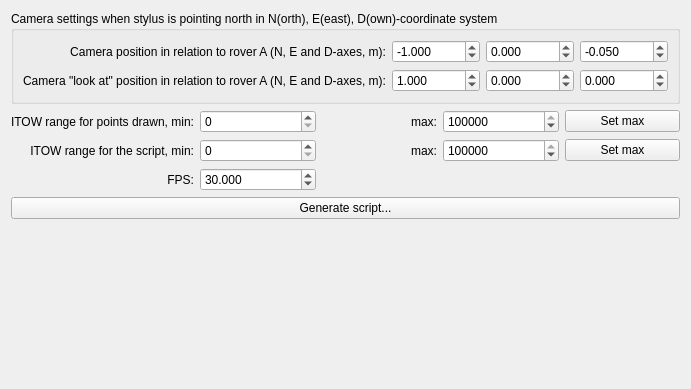
             <widget class="QWidget" name="tab_Stylus_MovieScript">
              <property name="autoFillBackground">
               <bool>true</bool>
              </property>
              <attribute name="title">
               <string>Movie script generator</string>
              </attribute>
              <layout class="QVBoxLayout" name="verticalLayout_27">
               <item>
                <widget class="QGroupBox" name="groupBox_Stylus_Camera">
                 <property name="title">
                  <string>Camera settings when stylus is pointing north in N(orth), E(east), D(own)-coordinate system</string>
                 </property>
                 <layout class="QGridLayout" name="gridLayout_6">
                  <item row="0" column="0">
                   <widget class="QLabel" name="label_Stylus_Movie_CameraPosition">
                    <property name="text">
                     <string>Camera position in relation to rover A (N, E and D-axes, m):</string>
                    </property>
                    <property name="alignment">
                     <set>Qt::AlignRight|Qt::AlignTrailing|Qt::AlignVCenter</set>
                    </property>
                   </widget>
                  </item>
                  <item row="0" column="1">
                   <widget class="QDoubleSpinBox" name="doubleSpinBox_Stylus_Movie_Camera_N">
                    <property name="maximumSize">
                     <size>
                      <width>16777215</width>
                      <height>150</height>
                     </size>
                    </property>
                    <property name="decimals">
                     <number>3</number>
                    </property>
                    <property name="minimum">
                     <double>-10000.000000000000000</double>
                    </property>
                    <property name="maximum">
                     <double>10000.000000000000000</double>
                    </property>
                    <property name="singleStep">
                     <double>0.010000000000000</double>
                    </property>
                    <property name="value">
                     <double>-1.000000000000000</double>
                    </property>
                   </widget>
                  </item>
                  <item row="0" column="2">
                   <widget class="QDoubleSpinBox" name="doubleSpinBox_Stylus_Movie_Camera_E">
                    <property name="maximumSize">
                     <size>
                      <width>16777215</width>
                      <height>150</height>
                     </size>
                    </property>
                    <property name="decimals">
                     <number>3</number>
                    </property>
                    <property name="minimum">
                     <double>-10000.000000000000000</double>
                    </property>
                    <property name="maximum">
                     <double>10000.000000000000000</double>
                    </property>
                    <property name="singleStep">
                     <double>0.010000000000000</double>
                    </property>
                    <property name="value">
                     <double>0.000000000000000</double>
                    </property>
                   </widget>
                  </item>
                  <item row="0" column="3">
                   <widget class="QDoubleSpinBox" name="doubleSpinBox_Stylus_Movie_Camera_D">
                    <property name="maximumSize">
                     <size>
                      <width>16777215</width>
                      <height>150</height>
                     </size>
                    </property>
                    <property name="decimals">
                     <number>3</number>
                    </property>
                    <property name="minimum">
                     <double>-10000.000000000000000</double>
                    </property>
                    <property name="maximum">
                     <double>10000.000000000000000</double>
                    </property>
                    <property name="singleStep">
                     <double>0.010000000000000</double>
                    </property>
                    <property name="value">
                     <double>-0.050000000000000</double>
                    </property>
                   </widget>
                  </item>
                  <item row="1" column="0">
                   <widget class="QLabel" name="label_Stylus_Movie_LookAtPosition">
                    <property name="text">
                     <string>Camera &quot;look at&quot; position in relation to rover A (N, E and D-axes, m):</string>
                    </property>
                    <property name="alignment">
                     <set>Qt::AlignRight|Qt::AlignTrailing|Qt::AlignVCenter</set>
                    </property>
                   </widget>
                  </item>
                  <item row="1" column="1">
                   <widget class="QDoubleSpinBox" name="doubleSpinBox_Stylus_Movie_LookAt_N">
                    <property name="maximumSize">
                     <size>
                      <width>16777215</width>
                      <height>150</height>
                     </size>
                    </property>
                    <property name="decimals">
                     <number>3</number>
                    </property>
                    <property name="minimum">
                     <double>-10000.000000000000000</double>
                    </property>
                    <property name="maximum">
                     <double>10000.000000000000000</double>
                    </property>
                    <property name="singleStep">
                     <double>0.010000000000000</double>
                    </property>
                    <property name="value">
                     <double>1.000000000000000</double>
                    </property>
                   </widget>
                  </item>
                  <item row="1" column="2">
                   <widget class="QDoubleSpinBox" name="doubleSpinBox_Stylus_Movie_LookAt_E">
                    <property name="maximumSize">
                     <size>
                      <width>16777215</width>
                      <height>150</height>
                     </size>
                    </property>
                    <property name="decimals">
                     <number>3</number>
                    </property>
                    <property name="minimum">
                     <double>-10000.000000000000000</double>
                    </property>
                    <property name="maximum">
                     <double>10000.000000000000000</double>
                    </property>
                    <property name="singleStep">
                     <double>0.010000000000000</double>
                    </property>
                    <property name="value">
                     <double>0.000000000000000</double>
                    </property>
                   </widget>
                  </item>
                  <item row="1" column="3">
                   <widget class="QDoubleSpinBox" name="doubleSpinBox_Stylus_Movie_LookAt_D">
                    <property name="maximumSize">
                     <size>
                      <width>16777215</width>
                      <height>150</height>
                     </size>
                    </property>
                    <property name="decimals">
                     <number>3</number>
                    </property>
                    <property name="minimum">
                     <double>-10000.000000000000000</double>
                    </property>
                    <property name="maximum">
                     <double>10000.000000000000000</double>
                    </property>
                    <property name="singleStep">
                     <double>0.010000000000000</double>
                    </property>
                    <property name="value">
                     <double>0.000000000000000</double>
                    </property>
                   </widget>
                  </item>
                 </layout>
                </widget>
               </item>
               <item>
                <layout class="QGridLayout" name="gridLayout_Stylus_TimeSettings">
                 <item row="0" column="0">
                  <widget class="QLabel" name="label_Stylus_Movie_ITOWRange_Points_Min">
                   <property name="text">
                    <string>ITOW range for points drawn, min:</string>
                   </property>
                   <property name="alignment">
                    <set>Qt::AlignRight|Qt::AlignTrailing|Qt::AlignVCenter</set>
                   </property>
                  </widget>
                 </item>
                 <item row="0" column="1">
                  <widget class="QSpinBox" name="spinBox_Stylus_Movie_ITOW_Points_Min">
                   <property name="maximum">
                    <number>604800000</number>
                   </property>
                  </widget>
                 </item>
                 <item row="0" column="2">
                  <widget class="QLabel" name="label_Stylus_Movie_ITOWRange_Points_Max">
                   <property name="text">
                    <string>max:</string>
                   </property>
                   <property name="alignment">
                    <set>Qt::AlignRight|Qt::AlignTrailing|Qt::AlignVCenter</set>
                   </property>
                  </widget>
                 </item>
                 <item row="0" column="3">
                  <widget class="QSpinBox" name="spinBox_Stylus_Movie_ITOW_Points_Max">
                   <property name="maximum">
                    <number>604800000</number>
                   </property>
                   <property name="value">
                    <number>604800000</number>
                   </property>
                  </widget>
                 </item>
                 <item row="0" column="4">
                  <widget class="QPushButton" name="pushButton_Stylus_Movie_ITOW_Points_Max_Maximize">
                   <property name="text">
                    <string>Set max</string>
                   </property>
                  </widget>
                 </item>
                 <item row="1" column="0">
                  <widget class="QLabel" name="label_Stylus_Movie_ITOWRange_Points_Min_2">
                   <property name="text">
                    <string>ITOW range for the script, min:</string>
                   </property>
                   <property name="alignment">
                    <set>Qt::AlignRight|Qt::AlignTrailing|Qt::AlignVCenter</set>
                   </property>
                  </widget>
                 </item>
                 <item row="1" column="1">
                  <widget class="QSpinBox" name="spinBox_Stylus_Movie_ITOW_Script_Min">
                   <property name="maximum">
                    <number>604800000</number>
                   </property>
                  </widget>
                 </item>
                 <item row="1" column="2">
                  <widget class="QLabel" name="label_Stylus_Movie_ITOWRange_Points_Max_2">
                   <property name="text">
                    <string>max:</string>
                   </property>
                   <property name="alignment">
                    <set>Qt::AlignRight|Qt::AlignTrailing|Qt::AlignVCenter</set>
                   </property>
                  </widget>
                 </item>
                 <item row="1" column="3">
                  <widget class="QSpinBox" name="spinBox_Stylus_Movie_ITOW_Script_Max">
                   <property name="maximum">
                    <number>604800000</number>
                   </property>
                   <property name="value">
                    <number>604800000</number>
                   </property>
                  </widget>
                 </item>
                 <item row="1" column="4">
                  <widget class="QPushButton" name="pushButton_Stylus_Movie_ITOW_Script_Max_Maximize">
                   <property name="text">
                    <string>Set max</string>
                   </property>
                  </widget>
                 </item>
                 <item row="2" column="0">
                  <widget class="QLabel" name="label_Stylus_Movie_FPS">
                   <property name="text">
                    <string>FPS:</string>
                   </property>
                   <property name="alignment">
                    <set>Qt::AlignRight|Qt::AlignTrailing|Qt::AlignVCenter</set>
                   </property>
                  </widget>
                 </item>
                 <item row="2" column="1">
                  <widget class="QDoubleSpinBox" name="doubleSpinBox_Stylus_Movie_FPS">
                   <property name="decimals">
                    <number>3</number>
                   </property>
                   <property name="minimum">
                    <double>0.100000000000000</double>
                   </property>
                   <property name="maximum">
                    <double>1000.000000000000000</double>
                   </property>
                   <property name="singleStep">
                    <double>1.000000000000000</double>
                   </property>
                   <property name="value">
                    <double>30.000000000000000</double>
                   </property>
                  </widget>
                 </item>
                </layout>
               </item>
               <item>
                <widget class="QPushButton" name="pushButton_Stylus_Movie_GenerateScript">
                 <property name="text">
                  <string>Generate script...</string>
                 </property>
                </widget>
               </item>
               <item>
                <spacer name="verticalSpacer_Stylus_MovieScript_Bottom">
                 <property name="orientation">
                  <enum>Qt::Vertical</enum>
                 </property>
                 <property name="sizeHint" stdset="0">
                  <size>
                   <width>20</width>
                   <height>159</height>
                  </size>
                 </property>
                </spacer>
               </item>
              </layout>
             </widget>
